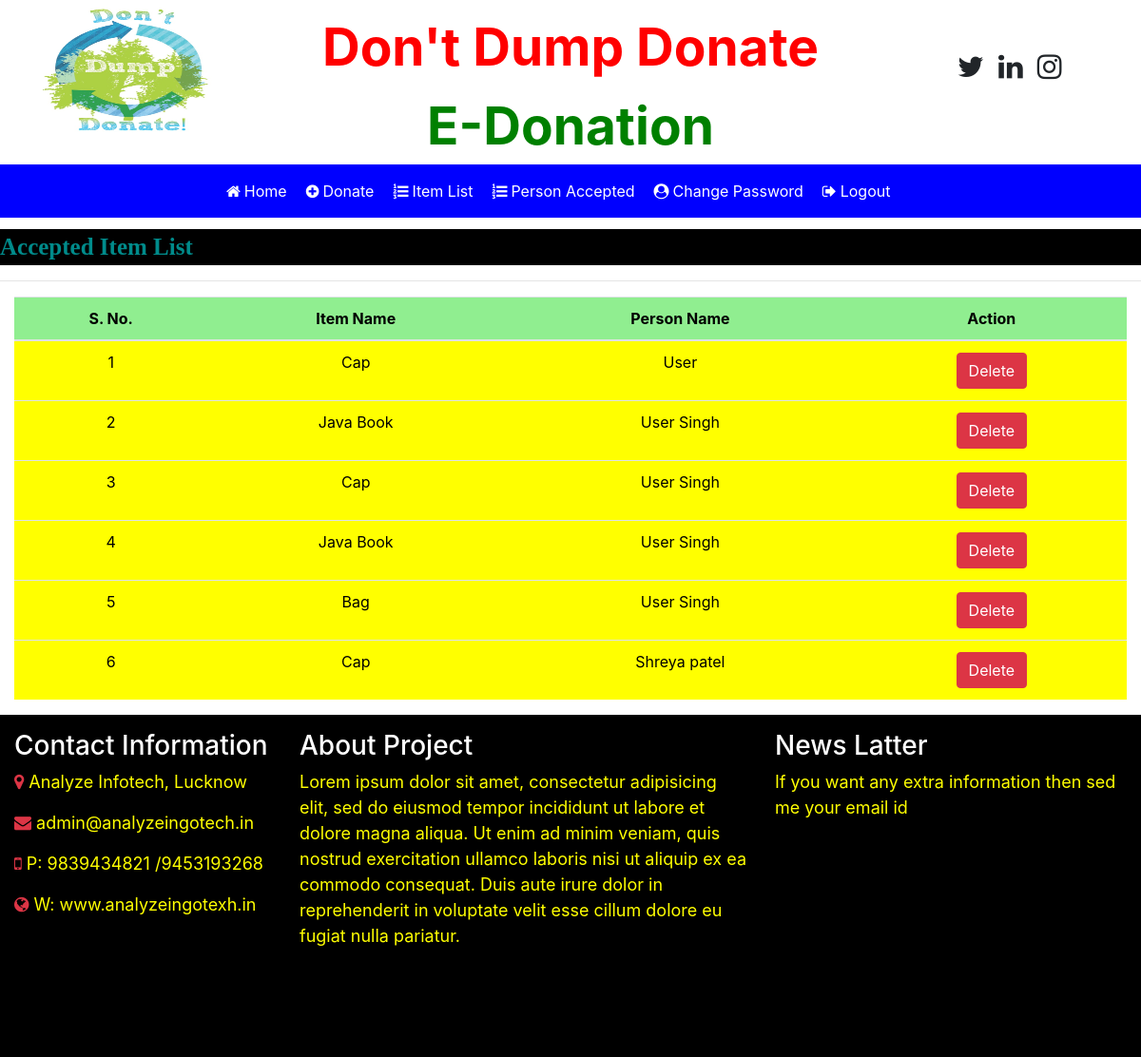
Page /applyed_condidate on the committed database.
### job/models.py (models this page shows)
class Applyjob(models.Model):
    fname = models.CharField(max_length=20,null=True)
    lname = models.CharField(max_length=20,null=True)
    mobile = models.CharField(max_length=20,null=True)
    email = models.CharField(max_length=20,null=True)
    experience = models.CharField(max_length=20,null=True)
    qualification = models.CharField(max_length=20,null=True)
    gender = models.CharField(max_length=10,null=True)
    image = models.FileField(null=True)
    num = models.CharField(max_length=40,null=True)

### job/views.py (the view)
# urls.py: path('applyed_condidate',applyed_condidate,name="applyed_condidate"),
def applyed_condidate(request):
    data=Applyjob.objects.all()
    d={'data':data}
    return render(request,'applyed_condidate.html',d)

### job/templates/applyed_condidate.html (shortened to what this page needs)
{% include 'recuiter_navigation.html' %}
<marquee style="font-family: 'Monotype Corsiva'; font-size:25px; color:darkcyan; background-color:black; font-weight:bold; margin-top:1%">
        Accepted Item List
</marquee>
<hr>
<div class="container-fluid">
<table class="table table-hover " id="example">
    <thead>
    <tr style="background-color: lightgreen; color : black">
        <th>S. No.</th>
        <th>Item Name</th>
        <th>Person Name</th>
        <th>Action</th>
    </tr>
    </thead>
    <tbody style="background-color:yellow; color: black">
    {% for i in data %}
    <tr>
        <td>{{forloop.counter}}</td>
        <td>{{i.lname}}</td>
        <td>{{i.fname}}</td>
        <td><a href="" class="btn btn-danger">Delete</a></td>
    </tr>
    {% endfor %}
    </tbody>
</table>
</div>
{% include 'footer.html' %}

### job/templates/applyed_condidate.html (style rules this page uses)
tr { text-align:center }

### rows in the picture
Applyjob: lname "Cap", fname "User"
Applyjob: lname "Java Book", fname "User Singh"
Applyjob: lname "Cap", fname "User Singh"
Applyjob: lname "Java Book", fname "User Singh"
Applyjob: lname "Bag", fname "User Singh"
Applyjob: lname "Cap", fname "Shreya patel"
